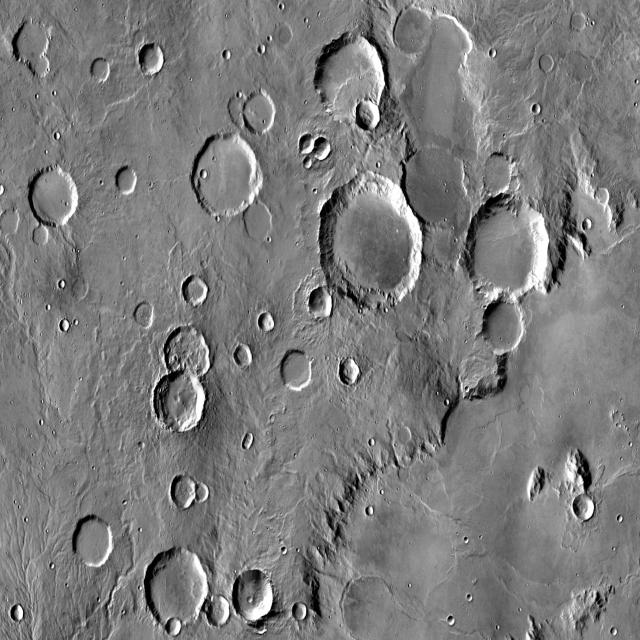
#> input picture GradientScoring/Samples/1.jpg, 640 x 640 px, given in place of Samples, which was not available
$ python main.py ../GradientScoring/Samples   (older library calls are emulated)
#> lines starting #> are read from the running program, lines starting #| are printed output that depends on the picture; after the words box and inside, x2 and y2 are one past the last pixel; in counts of white or black regions, pixels touching at a corner belong together; pictures that were not available may be replaced by others from this repository, and a replacement may not be noted
#> in _load_image, image_bgr is the input picture: shape (640, 640, 3); min 0, max 255, mean 123.3
### FullPipeline/gradientScore.py
import numpy as np
import cv2

def gradient_score(
    image: np.ndarray,
    percentile: float = 99.0,
    ksize: int = 3,
    blur_ksize: int = 5,
) -> np.ndarray:
    """
    Compute the per-pixel gradient score G(x, y) ∈ [0, 1].

    Parameters
    ----------
    image : np.ndarray
        Input image (grayscale uint8 or float32, or BGR/RGB colour).
        Colour images are converted to grayscale automatically.
    percentile : float
        Normalisation percentile (default 99).  Values at or above this
        gradient magnitude are clipped to 1.0.  Lowering this makes the
        score more aggressive (more pixels near 1); raising it is more
        conservative.
    ksize : int
        Sobel kernel size (must be 1, 3, 5, or 7).  Larger kernels give
        smoother gradient estimates and are less sensitive to noise.
    blur_ksize : int
        Size of the Gaussian pre-blur kernel applied before gradient
        computation to suppress high-frequency noise.  Must be odd.
        Set to 0 or 1 to skip pre-blurring.

    Returns
    -------
    G : np.ndarray  shape (H, W),  dtype float32,  values ∈ [0, 1]
        Per-pixel gradient score map.
    """
#> called with percentile = 99, ksize = 3, blur_ksize = 5
    # ── 1. ensure grayscale float32 ───────────────────────────────────────────
    if image.ndim == 3:
        gray = cv2.cvtColor(image, cv2.COLOR_BGR2GRAY)
    else:
        gray = image.copy()

    gray = gray.astype(np.float32)

    # ── 2. optional Gaussian pre-blur (noise suppression) ────────────────────
    if blur_ksize > 1:
        k = blur_ksize if blur_ksize % 2 == 1 else blur_ksize + 1   # must be odd
        gray = cv2.GaussianBlur(gray, (k, k), sigmaX=0)

    # ── 3. Sobel gradients in x and y ────────────────────────────────────────
    #    cv2.Sobel returns float32 when ddepth=cv2.CV_32F
    Ix = cv2.Sobel(gray, cv2.CV_32F, 1, 0, ksize=ksize)
    Iy = cv2.Sobel(gray, cv2.CV_32F, 0, 1, ksize=ksize)

    # ── 4. gradient magnitude g(x, y) = sqrt(Ix² + Iy²) ─────────────────────
    g = np.sqrt(Ix ** 2 + Iy ** 2)
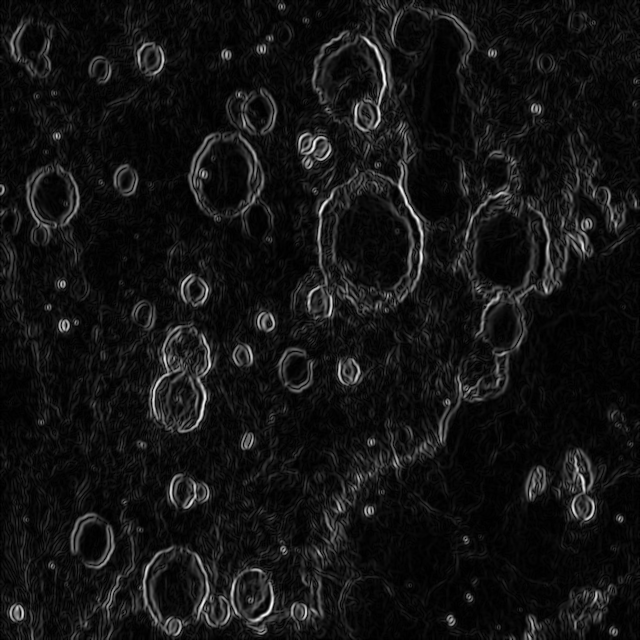
#> g: shape (640, 640) float32; min 0, max 624.2, mean 48.3; drawn with min black and max white

    # ── 5. normalise by the p-th percentile ──────────────────────────────────
    #    Using np.percentile on the full map; ignores zeros so that flat
    #    regions don't drag the percentile down artificially.
    nonzero = g[g > 0]
    if nonzero.size == 0:                          # degenerate: all-flat image
        return np.zeros_like(g)
    g_p = float(np.percentile(nonzero, percentile))
#> g_p = 316.3
    if g_p == 0:
        return np.zeros_like(g)
    G = np.clip(g / g_p, 0.0, 1.0).astype(np.float32)
    return G

### FullPipeline/contour.py
import numpy as np
import cv2

def contour(
    img_gray: np.ndarray,
    G: np.ndarray
) -> np.ndarray:
    """
    Finds contours in the grayscale image and updates the gradient score map G to set pixels within large shadow contours to 1.0.
    Parameters
    ----------
    img_gray : np.ndarray
        Grayscale image (uint8 or float32).
        Input image (grayscale uint8 or float32, or BGR/RGB colour).
        Colour images are converted to grayscale automatically.
    G : np.ndarray
        Per-pixel gradient score map (shape (H, W), dtype float32, values ∈ [0, 1]).
    Returns
    -------
    G : np.ndarray
        Updated gradient score map.
    """
    if img_gray.ndim == 3:
        img_gray = cv2.cvtColor(img_gray, cv2.COLOR_BGR2GRAY)
    else:
        img_gray = img_gray.copy()

    if img_gray.dtype != np.uint8:
        img_gray = np.clip(img_gray, 0, 255).astype(np.uint8)

    COLOR_THRESHOLD = 40 # Adjust this threshold based on your images to detect shadows effectively
    _, binary_mask = cv2.threshold(img_gray, COLOR_THRESHOLD, 255, cv2.THRESH_BINARY_INV)
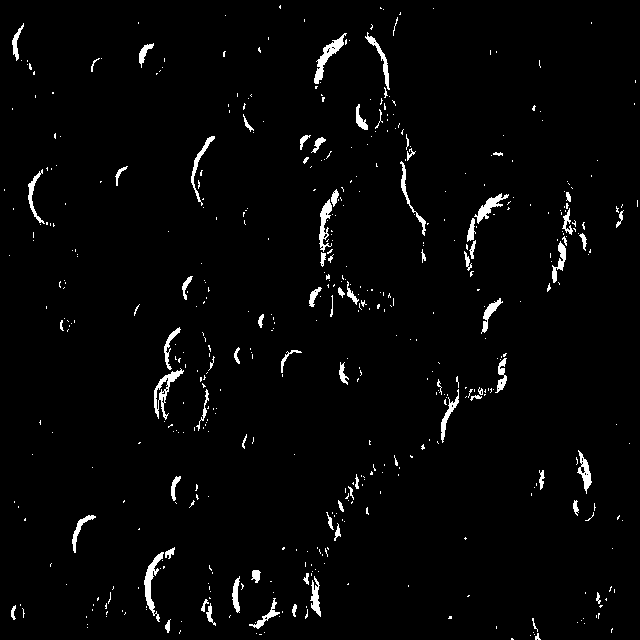
#> binary_mask: shape (640, 640); 2.5% white; 508 white regions (426 under 20 px)
    contours, _ = cv2.findContours(binary_mask, cv2.RETR_EXTERNAL, cv2.CHAIN_APPROX_SIMPLE)
#> contours = 508 contours, 447 with area under 20; largest, box (x1, y1, x2, y2) and area: (154, 368, 184, 420) 434, (314, 33, 347, 84) 374, (144, 552, 164, 622) 344, (319, 199, 332, 252) 264, (474, 193, 509, 224) 258
    large_shadows_mask = np.zeros_like(img_gray)

    MIN_AREA_THRESHOLD = 500  # Adjust this based on your image resolution

    for contour in contours:
        area = cv2.contourArea(contour)
        if area > MIN_AREA_THRESHOLD:
            cv2.drawContours(large_shadows_mask, [contour], -1, 255, thickness=cv2.FILLED)
#> this loop made 508 passes
#> area on passes 19, 40, 41: 31, 29, 27

    G[large_shadows_mask == 255] = 1.0
    return G

### FullPipeline/terrainClassifier.py
import numpy as np
from scipy.fft import fft2, fftshift


def classify_surface_fft(image, block_size=32, threshold_radius=6, threshold_ratio=1.0):
	"""
	Classify grayscale terrain into soft (0) and hard (1) using FFT block texture.

	The function reflection-pads the image so all edge pixels are processed using
	complete blocks. Outputs are cropped back to the original image size.
	"""
#> called with block_size = 32, threshold_radius = 6, threshold_ratio = 1
	orig_h, orig_w = image.shape

	# Pad to make image dimensions divisible by block size.
	pad_h = (block_size - (orig_h % block_size)) % block_size
	pad_w = (block_size - (orig_w % block_size)) % block_size
	padded_image = np.pad(image, ((0, pad_h), (0, pad_w)), mode="reflect")
	h, w = padded_image.shape

	prediction_matrix = np.zeros((h, w), dtype=np.uint8)
	ratio_matrix = np.zeros((h, w), dtype=float)
	stride = block_size

	# Build radial masks around FFT center for low/high frequency split.
	cy, cx = block_size // 2, block_size // 2
	y, x = np.ogrid[:block_size, :block_size]
	dist_from_center = np.sqrt((x - cx) ** 2 + (y - cy) ** 2)

	high_freq_mask = dist_from_center > threshold_radius
	low_freq_mask = dist_from_center <= threshold_radius

	ratios = []

	for i in range(0, h, stride):
		for j in range(0, w, stride):
			block = padded_image[i : i + block_size, j : j + block_size]

			f_transform = fft2(block)
			f_shift = fftshift(f_transform)
			magnitude_spectrum = np.abs(f_shift)

			high_energy = np.sum(magnitude_spectrum[high_freq_mask])
			low_energy = np.sum(magnitude_spectrum[low_freq_mask])
			ratio = high_energy / (low_energy + 1e-8)

			ratios.append((i, j, ratio))
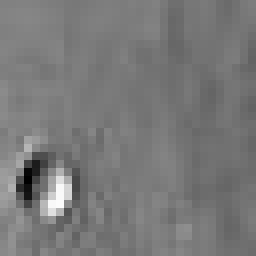
#> block: shape (32, 32) (shown 8 times larger); min 0, max 251, mean 120.4
#> after the loop, ratios = 400 items, first 6: (0, 0, 0.86), (0, 32, 0.777), (0, 64, 0.937), (0, 96, 0.941), (0, 128, 0.837), (0, 160, 0.835)

	for i, j, ratio in ratios:
		is_hard = 1 if ratio > threshold_ratio else 0
		prediction_matrix[i : i + block_size, j : j + block_size] = is_hard
		ratio_matrix[i : i + block_size, j : j + block_size] = ratio
#> this loop made 400 passes
#> (i, j, ratio, is_hard) on passes 2 to 4: (0, 32, 0.777, 0), (0, 64, 0.937, 0), (0, 96, 0.941, 0)
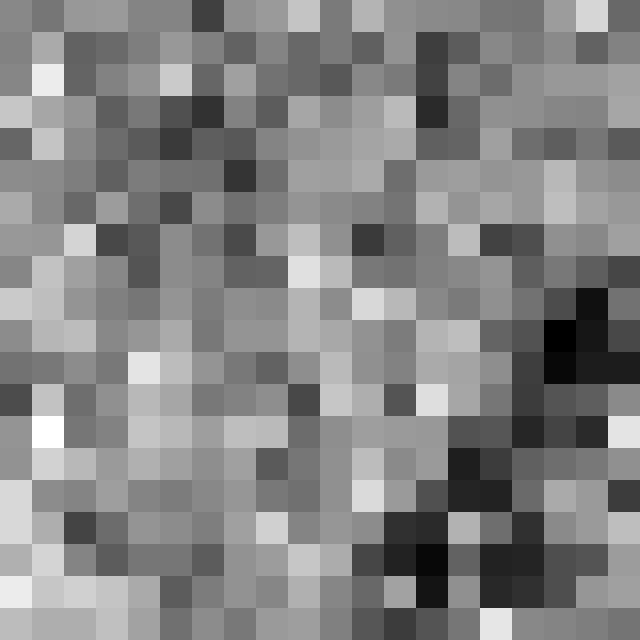
#> ratio_matrix: shape (640, 640) float64; min 0.198, max 1.43, mean 0.837; drawn with min black and max white

	final_prediction = prediction_matrix[:orig_h, :orig_w]
	final_ratio = ratio_matrix[:orig_h, :orig_w]

	return final_prediction, final_ratio

### FullPipeline/main.py
from __future__ import annotations

import argparse
from pathlib import Path

import cv2
import matplotlib.pyplot as plt
import numpy as np

from contour import contour
from gradientScore import gradient_score
from terrainClassifier import classify_surface_fft


SUPPORTED_EXTENSIONS = {".jpg", ".jpeg", ".png", ".bmp", ".tif", ".tiff"}


def _repo_root() -> Path:
    return Path(__file__).resolve().parents[1]


# [10 lines left out: function _discover_default_images, not called in this run]


def _load_image(image_path: Path) -> tuple[np.ndarray, np.ndarray]:
    image_bgr = cv2.imread(str(image_path), cv2.IMREAD_COLOR)
    if image_bgr is None:
        raise ValueError(f"Failed to load image: {image_path}")

    image_gray = cv2.cvtColor(image_bgr, cv2.COLOR_BGR2GRAY)
    return image_bgr, image_gray


def _build_prediction_map(
    gradient_map: np.ndarray,
    terrain_prediction: np.ndarray,
    safe_threshold: float = 0.35,
) -> tuple[np.ndarray, np.ndarray, np.ndarray]:
    """Combine the two predictions into safe/unsafe pixel masks.

    Terrain probability is mapped as hard -> 1.0 and soft -> 0.65.
    The final safe score is:
        safe_score = (1 - gradient_risk) * terrain_probability
    Pixels with safe_score >= safe_threshold are marked safe.
    """
#> called with safe_threshold = 0.35
    terrain_prediction = terrain_prediction.astype(np.uint8)
    terrain_probability = np.where(terrain_prediction == 1, 1.0, 0.65).astype(np.float32)
    slope_safety = 1.0 - np.clip(gradient_map, 0.0, 1.0)

    safe_score = slope_safety * terrain_probability
    safe_mask = safe_score >= safe_threshold

    # For display: 0 -> safe, 1 -> unsafe.
    prediction_map = np.logical_not(safe_mask).astype(np.uint8)
    return prediction_map, safe_mask.astype(np.uint8), safe_score


def find_large_safe_areas(
    prediction_map: np.ndarray,
    min_area: int = 1500,
    safe_value: int = 0,
) -> np.ndarray:
    """Extract connected safe regions larger than ``min_area``.

    Parameters
    ----------
    prediction_map : np.ndarray
        Binary safe/unsafe map where safe pixels are ``safe_value`` and all
        other pixels are treated as unsafe.
    min_area : int
        Minimum number of pixels in a connected component to keep.
    safe_value : int
        Pixel value that represents safe cells in ``prediction_map``.

    Returns
    -------
    np.ndarray
        Binary mask (uint8) of large safe areas: 1 for kept safe pixels, 0
        otherwise.
    """
#> called with min_area = 1500, safe_value = 0
    if prediction_map.ndim != 2:
        raise ValueError("prediction_map must be a 2D array")

    safe_binary = (prediction_map == safe_value).astype(np.uint8)
    num_labels, labels, stats, _ = cv2.connectedComponentsWithStats(
        safe_binary,
        connectivity=8,
    )
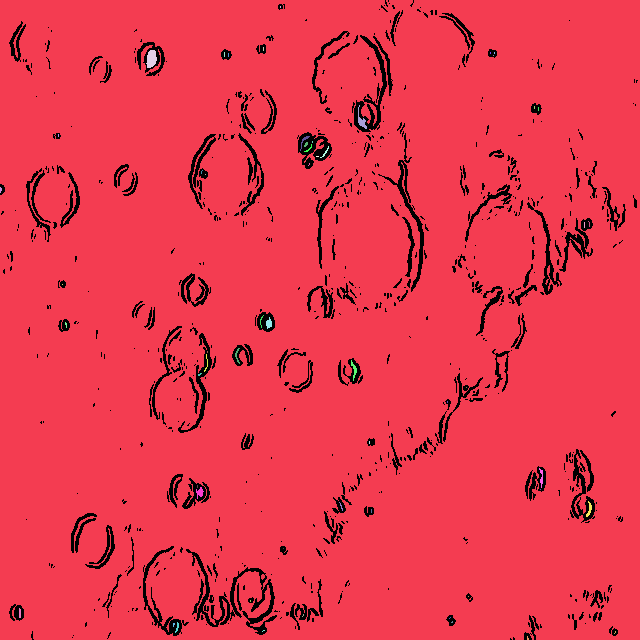
#> labels: shape (640, 640) int32; 58 distinct labels, from 0 to 57; one colour per label, 0 black
#> num_labels = 58; stats = 58 rows, first 6: [0, 0, 638, 640, 24206], [0, 0, 640, 640, 384620], [280, 6, 1, 2, 2], [263, 47, 1, 4, 4], [146, 50, 11, 18, 147], [224, 52, 1, 5, 5]

    large_safe_mask = np.zeros_like(safe_binary, dtype=np.uint8)
    for label in range(1, num_labels):
        area = int(stats[label, cv2.CC_STAT_AREA])
        if area >= min_area:
            large_safe_mask[labels == label] = 1
#> this loop made 57 passes
#> area on passes 1, 4, 10, 14: 384620, 147, 75, 31
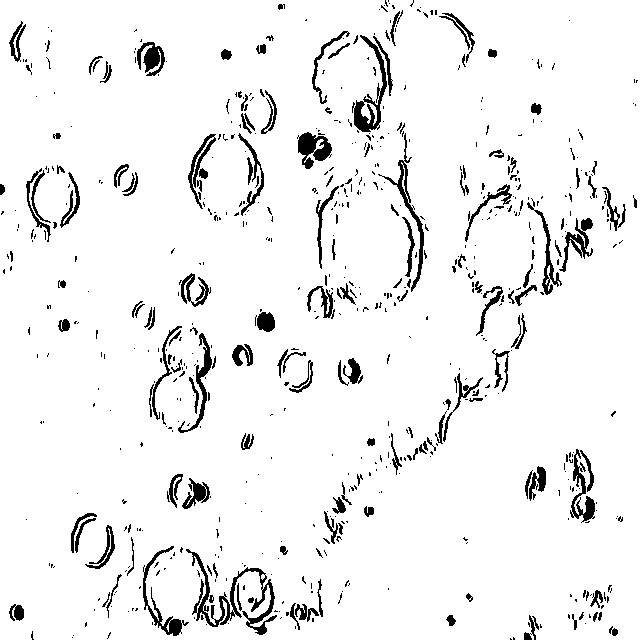
#> large_safe_mask: shape (640, 640); values 0 (black) and 1 (white), 93.9% white; 655 black regions (495 under 20 px), largest, box (x1, y1, x2, y2) and area: (186, 549, 277, 635) 1589, (352, 35, 387, 132) 934, (378, 133, 424, 292) 753

    return large_safe_mask


def find_largest_safe_bounding_box(
    prediction_map: np.ndarray,
    safe_value: int = 0,
) -> tuple[int, int, int, int, int] | None:
    """Find the largest axis-aligned rectangle containing only safe pixels.

    Returns
    -------
    tuple[int, int, int, int, int] | None
        Bounding box as (x, y, width, height, area) or ``None`` if no safe
        pixel exists.
    """
#> called with safe_value = 0
    if prediction_map.ndim != 2:
        raise ValueError("prediction_map must be a 2D array")

    safe_binary = (prediction_map == safe_value).astype(np.uint8)
    rows, cols = safe_binary.shape
    heights = np.zeros(cols, dtype=np.int32)

    best: tuple[int, int, int, int, int] | None = None
    best_area = 0

    for row in range(rows):
        heights = np.where(safe_binary[row] == 1, heights + 1, 0)

        stack: list[int] = []
        for i in range(cols + 1):
            curr_height = heights[i] if i < cols else 0

            while stack and curr_height < heights[stack[-1]]:
                h = int(heights[stack.pop()])
                left = stack[-1] + 1 if stack else 0
                width = i - left
                area = h * width

                if area > best_area and h > 0 and width > 0:
                    x = left
                    y = row - h + 1
                    best = (x, y, width, h, area)
                    best_area = area

            stack.append(i)
#> after the loop, best = (527, 295, 113, 116, 13108); best_area = 13108; heights = 640 values, max 640 at index 5, min 0 at index 32, mean 128.1; x = 527; y = 295

    return best


def process_image(
    image_path: Path,
    safe_threshold: float,
    large_safe_min_area: int,
) -> dict[str, np.ndarray | str]:
    image_bgr, image_gray = _load_image(image_path)

    gradient_map = gradient_score(image_bgr, percentile=99.0, ksize=3, blur_ksize=5)
    gradient_map = contour(image_gray, gradient_map.copy())

    terrain_prediction, _ = classify_surface_fft(
        image_gray,
        block_size=32,
        threshold_radius=6,
    )

    image_rgb = cv2.cvtColor(image_bgr, cv2.COLOR_BGR2RGB)
    prediction_map, safe_mask, safe_score = _build_prediction_map(
        gradient_map,
        terrain_prediction,
        safe_threshold=safe_threshold,
    )
    large_safe_areas = find_large_safe_areas(
        prediction_map,
        min_area=large_safe_min_area,
        safe_value=0,
    )
    largest_safe_bbox = find_largest_safe_bounding_box(prediction_map, safe_value=0)
#> largest_safe_bbox = (527, 295, 113, 116, 13108)

    return {
        "name": image_path.name,
        "original": image_rgb,
        "prediction_map": prediction_map,
        "safe_mask": safe_mask,
        "safe_score": safe_score,
        "large_safe_areas": large_safe_areas,
        "largest_safe_bbox": largest_safe_bbox,
    }


def parse_args() -> argparse.Namespace:
    parser = argparse.ArgumentParser(
        description="Run the full Mars terrain pipeline: gradient scoring, contouring, and FFT terrain classification."
    )
    parser.add_argument(
        "images",
        nargs="*",
        help=(
            "Optional image paths. If omitted, the script uses the sample images in "
            "GradientScoring/Samples."
        ),
    )
    parser.add_argument(
        "--safe-threshold",
        type=float,
        default=0.35,
        help=(
            "Safe-score threshold used after multiplying terrain probability and "
            "gradient-derived safety probability. Default: 0.35"
        ),
    )
    parser.add_argument(
        "--large-safe-min-area",
        type=int,
        default=1500,
        help=(
            "Minimum connected safe-region area (in pixels) retained in the "
            "large-safe-area map. Default: 1500"
        ),
    )
    return parser.parse_args()


def main() -> int:
    args = parse_args()
    if args.images:
        image_paths = [Path(image) for image in args.images]
    else:
        image_paths = _discover_default_images()

    if not image_paths:
        print("No input images were found.")
        return 1

    results = []
    for image_path in image_paths:
        if not image_path.exists():
            print(f"Skipping missing image: {image_path}")
            continue

        try:
            results.append(
                process_image(
                    image_path,
                    safe_threshold=args.safe_threshold,
                    large_safe_min_area=args.large_safe_min_area,
                )
            )
        except ValueError as exc:
            print(exc)

    if not results:
        print("No images were processed successfully.")
        return 1

    output_dir = _repo_root() / "final output"
    output_dir.mkdir(parents=True, exist_ok=True)

    examples_to_save = min(3, len(results))
#> examples_to_save = 1
    for index in range(examples_to_save):
        result = results[index]
        image_stem = Path(result["name"]).stem
        output_path = output_dir / f"{index + 1}_{image_stem}_large_safe_areas.png"

        bbox = result["largest_safe_bbox"]
        original_with_box = result["original"].copy()
        if bbox is not None:
            x, y, w, h, _ = bbox
            cv2.rectangle(
                original_with_box,
                (x, y),
                (x + w - 1, y + h - 1),
                (255, 255, 0),
                2,
            )

        save_fig, save_axes = plt.subplots(1, 2, figsize=(10, 4), constrained_layout=True)
        save_axes[0].imshow(original_with_box)
        if bbox is None:
            save_axes[0].set_title(f"Original: {result['name']}")
        else:
            x, y, w, h, area = bbox
            save_axes[0].set_title(
                f"Original + landing box\n"
                f"x={x}, y={y}, w={w}, h={h}, area={area}"
            )
        save_axes[0].axis("off")

        save_axes[1].imshow(result["large_safe_areas"], cmap="Greens", vmin=0, vmax=1)
        save_axes[1].set_title(
            f"Large safe areas (min area={args.large_safe_min_area})\n"
            "Black: filtered out | Green: large safe area"
        )
        if bbox is not None:
            x, y, w, h, _ = bbox
            safe_box_patch = plt.Rectangle(
                (x, y),
                w,
                h,
                fill=False,
                edgecolor="yellow",
                linewidth=2,
            )
            save_axes[1].add_patch(safe_box_patch)
        save_axes[1].axis("off")

        save_fig.savefig(output_path, dpi=200)
        plt.close(save_fig)
#> this loop made 1 pass

    print(f"Saved {examples_to_save} example(s) to: {output_dir}")
#| Saved 1 example(s) to: final output

    num_images = len(results)
#> num_images = 1
    fig, axes = plt.subplots(num_images, 2, figsize=(12, 5 * num_images), constrained_layout=True)

    if num_images == 1:
        axes = np.expand_dims(axes, axis=0)

    for row_index, result in enumerate(results):
        bbox = result["largest_safe_bbox"]
        original_with_box = result["original"].copy()
        if bbox is not None:
            x, y, w, h, _ = bbox
            cv2.rectangle(
                original_with_box,
                (x, y),
                (x + w - 1, y + h - 1),
                (255, 255, 0),
                2,
            )

        axes[row_index, 0].imshow(original_with_box)
        if bbox is None:
            axes[row_index, 0].set_title(f"Original: {result['name']}")
        else:
            x, y, w, h, area = bbox
            axes[row_index, 0].set_title(
                f"Original + landing box\n"
                f"x={x}, y={y}, w={w}, h={h}, area={area}"
            )
        axes[row_index, 0].axis("off")

        axes[row_index, 1].imshow(result["large_safe_areas"], cmap="Greens", vmin=0, vmax=1)
        axes[row_index, 1].set_title(
            f"Large safe areas (min area={args.large_safe_min_area})\n"
            "Black: filtered out | Green: large safe area"
        )
        if bbox is not None:
            x, y, w, h, _ = bbox
            safe_box_patch = plt.Rectangle(
                (x, y),
                w,
                h,
                fill=False,
                edgecolor="yellow",
                linewidth=2,
            )
            axes[row_index, 1].add_patch(safe_box_patch)
        axes[row_index, 1].axis("off")
#> this loop made 1 pass
#> (row_index, x, y, w, h, area) on pass 1: (0, 527, 295, 113, 116, 13108)

    for result in results:
        bbox = result["largest_safe_bbox"]
        if bbox is None:
            print(f"{result['name']}: no all-safe landing rectangle found.")
        else:
            x, y, w, h, area = bbox
            print(
                f"{result['name']}: largest all-safe landing box -> "
                f"x={x}, y={y}, w={w}, h={h}, area={area}"
            )
#> this loop made 1 pass
#> (printed output is left out)

    plt.show()
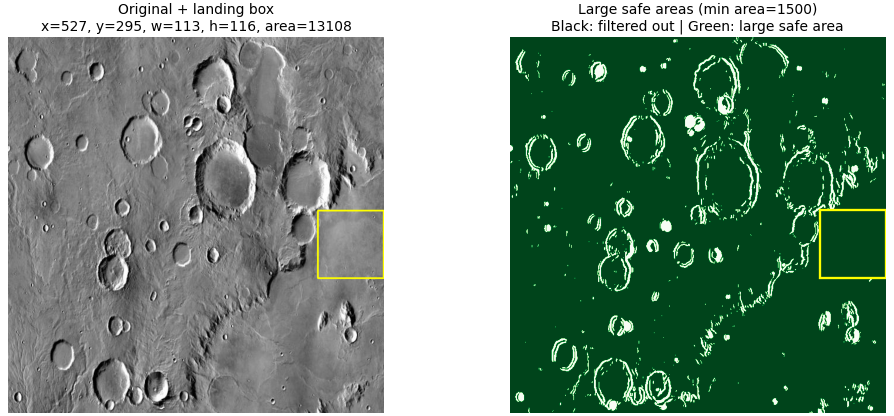
#> figure drawn by matplotlib, 2 panels
    return 0


if __name__ == "__main__":
    raise SystemExit(main())
#> (the program exits here)
